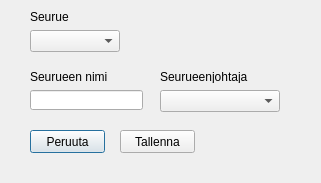
<?xml version="1.0" encoding="UTF-8"?>
<ui version="4.0">
 <class>Dialog</class>
 <widget class="QDialog" name="Dialog">
  <property name="geometry">
   <rect>
    <x>0</x>
    <y>0</y>
    <width>321</width>
    <height>183</height>
   </rect>
  </property>
  <property name="windowTitle">
   <string>Dialog</string>
  </property>
  <widget class="QLineEdit" name="editPartyNameLineEdit">
   <property name="geometry">
    <rect>
     <x>30</x>
     <y>90</y>
     <width>113</width>
     <height>20</height>
    </rect>
   </property>
  </widget>
  <widget class="QComboBox" name="editPartyLeaderComboBox">
   <property name="geometry">
    <rect>
     <x>160</x>
     <y>90</y>
     <width>120</width>
     <height>22</height>
    </rect>
   </property>
  </widget>
  <widget class="QComboBox" name="editPartyComboBox">
   <property name="geometry">
    <rect>
     <x>30</x>
     <y>30</y>
     <width>90</width>
     <height>22</height>
    </rect>
   </property>
  </widget>
  <widget class="QLabel" name="label">
   <property name="geometry">
    <rect>
     <x>30</x>
     <y>10</y>
     <width>47</width>
     <height>13</height>
    </rect>
   </property>
   <property name="text">
    <string>Seurue</string>
   </property>
  </widget>
  <widget class="QPushButton" name="editPartyCancelPushButton">
   <property name="geometry">
    <rect>
     <x>30</x>
     <y>130</y>
     <width>75</width>
     <height>23</height>
    </rect>
   </property>
   <property name="text">
    <string>Peruuta</string>
   </property>
  </widget>
  <widget class="QPushButton" name="editPartySavePushButton">
   <property name="geometry">
    <rect>
     <x>120</x>
     <y>130</y>
     <width>75</width>
     <height>23</height>
    </rect>
   </property>
   <property name="text">
    <string>Tallenna</string>
   </property>
  </widget>
  <widget class="QLabel" name="label_2">
   <property name="geometry">
    <rect>
     <x>30</x>
     <y>70</y>
     <width>80</width>
     <height>13</height>
    </rect>
   </property>
   <property name="text">
    <string>Seurueen nimi</string>
   </property>
  </widget>
  <widget class="QLabel" name="label_3">
   <property name="geometry">
    <rect>
     <x>160</x>
     <y>70</y>
     <width>90</width>
     <height>13</height>
    </rect>
   </property>
   <property name="text">
    <string>Seurueenjohtaja</string>
   </property>
  </widget>
 </widget>
 <resources/>
 <connections/>
</ui>
